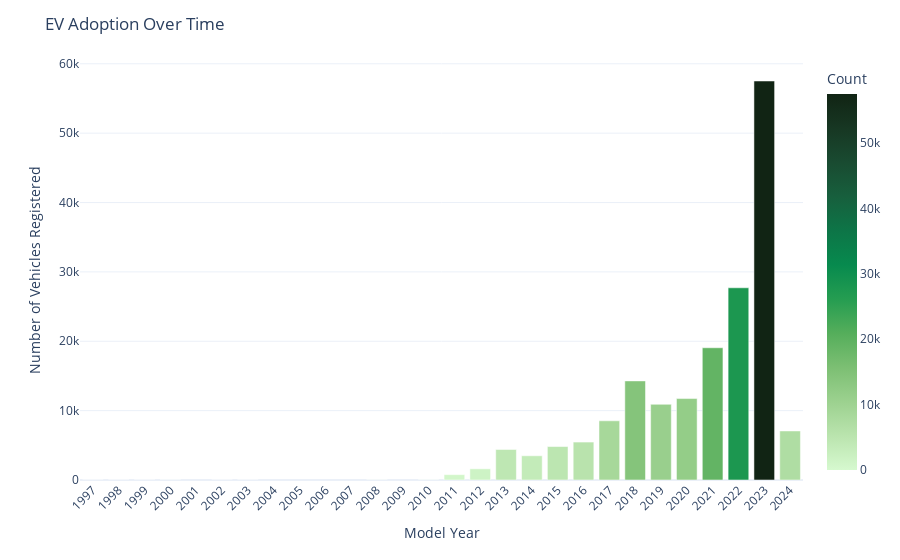

The cell this chart's notebook holds for it:
### Code cell
fig = px.bar(data_frame=ev_adoption_per_year, x='Year', y='Count',color='Count', 
             color_continuous_scale='algae')
fig.update_layout(xaxis_title='Model Year',
                  yaxis_title='Number of Vehicles Registered',
                  title='EV Adoption Over Time',
                  xaxis=dict(tickmode='linear', dtick=0))

fig.update_xaxes(tickangle=-45)

fig.show()

### Figure 1 — Plotly figure (JSON) as saved in the notebook; plotly's stock layout.template omitted (floating-point values rounded to 4 significant figures)
{"data": [{"alignmentgroup": "True", "hovertemplate": "Year=%{x}<br>Count=%{marker.color}<extra></extra>", "legendgroup": "", "marker": {"color": [1, 1, 5, 7, 2, 1, 19, 23, 775, 1614, 4399, 3496, 4826, 5469, 8534, 14286, 10913, 11740, 19063, 27708, 57519, 7072], "coloraxis": "coloraxis", "pattern": {"shape": ""}}, "name": "", "offsetgroup": "", "orientation": "v", "showlegend": false, "textposition": "auto", "type": "bar", "x": [1997, 1998, 1999, 2000, 2002, 2003, 2008, 2010, 2011, 2012, 2013, 2014, 2015, 2016, 2017, 2018, 2019, 2020, 2021, 2022, 2023, 2024], "xaxis": "x", "y": [1, 1, 5, 7, 2, 1, 19, 23, 775, 1614, 4399, 3496, 4826, 5469, 8534, 14286, 10913, 11740, 19063, 27708, 57519, 7072], "yaxis": "y"}], "layout": {"barmode": "relative", "coloraxis": {"colorbar": {"title": {"text": "Count"}}, "colorscale": [[0, "rgb(214, 249, 207)"], [0.09091, "rgb(186, 228, 174)"], [0.1818, "rgb(156, 209, 143)"], [0.2727, "rgb(124, 191, 115)"], [0.3636, "rgb(85, 174, 91)"], [0.4545, "rgb(37, 157, 81)"], [0.5455, "rgb(7, 138, 78)"], [0.6364, "rgb(13, 117, 71)"], [0.7273, "rgb(23, 95, 61)"], [0.8182, "rgb(25, 75, 49)"], [0.9091, "rgb(23, 55, 35)"], [1, "rgb(17, 36, 20)"]]}, "legend": {"tracegroupgap": 0}, "margin": {"t": 60}, "title": {"text": "EV Adoption Over Time"}, "xaxis": {"anchor": "y", "domain": [0, 1], "dtick": 0, "tickangle": -45, "tickmode": "linear", "title": {"text": "Model Year"}}, "yaxis": {"anchor": "x", "domain": [0, 1], "title": {"text": "Number of Vehicles Registered"}}}}
